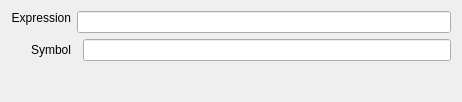
<?xml version="1.0" encoding="UTF-8"?>
<ui version="4.0">
 <comment> All rights reserved. </comment>
 <class>CQUnitDetail</class>
 <widget class="CopasiWidget" name="CQUnitDetail">
  <property name="geometry">
   <rect>
    <x>0</x>
    <y>0</y>
    <width>462</width>
    <height>102</height>
   </rect>
  </property>
  <property name="sizePolicy">
   <sizepolicy hsizetype="Preferred" vsizetype="Preferred">
    <horstretch>0</horstretch>
    <verstretch>0</verstretch>
   </sizepolicy>
  </property>
  <property name="caption" stdset="0">
   <string>Global Quantity</string>
  </property>
  <layout class="QGridLayout" name="gridLayout">
   <item row="0" column="1" colspan="2">
    <widget class="QLineEdit" name="mpEditExpression">
     <property name="sizePolicy">
      <sizepolicy hsizetype="MinimumExpanding" vsizetype="Preferred">
       <horstretch>0</horstretch>
       <verstretch>0</verstretch>
      </sizepolicy>
     </property>
     <property name="readOnly">
      <bool>false</bool>
     </property>
    </widget>
   </item>
   <item row="1" column="0">
    <widget class="QLabel" name="mpLblSymbol">
     <property name="sizePolicy">
      <sizepolicy hsizetype="Preferred" vsizetype="Minimum">
       <horstretch>0</horstretch>
       <verstretch>0</verstretch>
      </sizepolicy>
     </property>
     <property name="text">
      <string>Symbol</string>
     </property>
     <property name="alignment">
      <set>Qt::AlignRight|Qt::AlignTrailing|Qt::AlignVCenter</set>
     </property>
     <property name="wordWrap">
      <bool>false</bool>
     </property>
    </widget>
   </item>
   <item row="1" column="2">
    <widget class="QLineEdit" name="mpEditSymbol">
     <property name="sizePolicy">
      <sizepolicy hsizetype="MinimumExpanding" vsizetype="Preferred">
       <horstretch>0</horstretch>
       <verstretch>0</verstretch>
      </sizepolicy>
     </property>
     <property name="readOnly">
      <bool>false</bool>
     </property>
    </widget>
   </item>
   <item row="0" column="0">
    <widget class="QLabel" name="mpLblRate_2">
     <property name="sizePolicy">
      <sizepolicy hsizetype="Preferred" vsizetype="Minimum">
       <horstretch>0</horstretch>
       <verstretch>0</verstretch>
      </sizepolicy>
     </property>
     <property name="text">
      <string>Expression</string>
     </property>
     <property name="alignment">
      <set>Qt::AlignRight|Qt::AlignTop|Qt::AlignTrailing</set>
     </property>
     <property name="wordWrap">
      <bool>false</bool>
     </property>
    </widget>
   </item>
   <item row="2" column="2">
    <spacer name="verticalSpacer">
     <property name="orientation">
      <enum>Qt::Vertical</enum>
     </property>
     <property name="sizeHint" stdset="0">
      <size>
       <width>20</width>
       <height>40</height>
      </size>
     </property>
    </spacer>
   </item>
  </layout>
 </widget>
 <layoutdefault spacing="6" margin="11"/>
 <customwidgets>
  <customwidget>
   <class>CopasiWidget</class>
   <extends>QWidget</extends>
   <header>copasi/UI/copasiWidget.h</header>
   <container>1</container>
  </customwidget>
 </customwidgets>
 <includes>
  <include location="global">string</include>
  <include location="local">copasi/UI/copasiWidget.h</include>
 </includes>
 <resources/>
 <connections/>
</ui>
